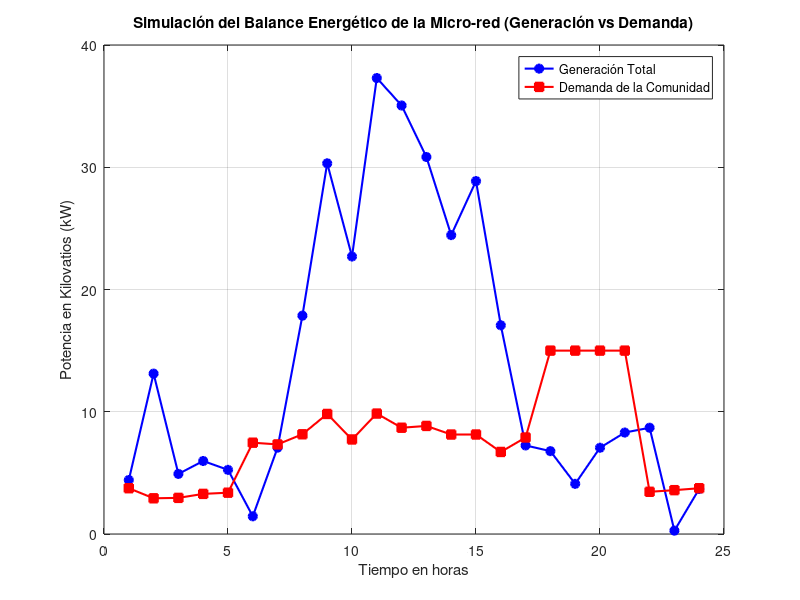

Here is the MATLAB script that generated this plot:
%se Define el vector de tiempo correspondiente a un ciclo de 24 horas.
horas = 1:24;

%Se inicializa un vector de 24 posiciones en ceros.
% Según los requerimientos, la producción es 0 en horas nocturnas (1-5 y 19-24)
P_solar = zeros(1, 24);

% Se crea una curva ascendente para el día (horas 6 a 18).
% Se utiliza una función senoidal para simular la curva, alcanzando el pico de 25 kW al mediodía (hora 12).
P_solar(6:18) = 25 * sin(pi * (horas(6:18) - 6) / (18 - 6));

%% b. Generación Eólica (Aerogeneradores)
% La energía eólica fluctúa de forma irregular durante las 24 horas
% Se utiliza la función 'rand' para generar valores aleatorios que no
% superen P_max_eolica =15 kw
P_eolica = 15 * rand(1, 24);

%% c. Generación Híbrida Total
% Se suma matemáticamente el vector solar y el eólico
P_total = P_solar + P_eolica;

%% d. Demanda de la Comunidad
% Se inicializa el vector de demanda.
P_demanda = zeros(1, 24);

% Consumo Mínimo (Horas 1 a 5 y 22 a 24): Oscila entre 2 kW y 4 kW
P_demanda([1:5, 22:24]) = 2 + (4-2) * rand(1, 8);

% Consumo Diurno (Horas 6 a 17): Incrementos moderados oscilando entre 6 kW y 10 kW
P_demanda(6:17) = 6 + (10-6) * rand(1, 12);

% Pico Máximo de Demanda (Horas 18 a 21): Potencia máxima de diseño de 15 kW
P_demanda(18:21) = 15;

%% e. Visualización Gráfica
% Se utiliza el comando plot para graficar en una misma ventana
figure; % Abre una nueva ventana de figura
plot(horas, P_total, 'b-o', 'LineWidth', 1.5, 'MarkerFaceColor', 'b'); 
hold on; % Mantiene la gráfica actual para superponer la siguiente curva
plot(horas, P_demanda, 'r-s', 'LineWidth', 1.5, 'MarkerFaceColor', 'r');

% Añadir etiquetas, título y cuadrícula
title('Simulación del Balance Energético de la Micro-red (Generación vs Demanda)');
xlabel('Tiempo en horas');
ylabel('Potencia en Kilovatios (kW)');
grid on; 

% Leyenda para identificar cada curva
legend('Generación Total', 'Demanda de la Comunidad', 'Location', 'best');
hold off;
